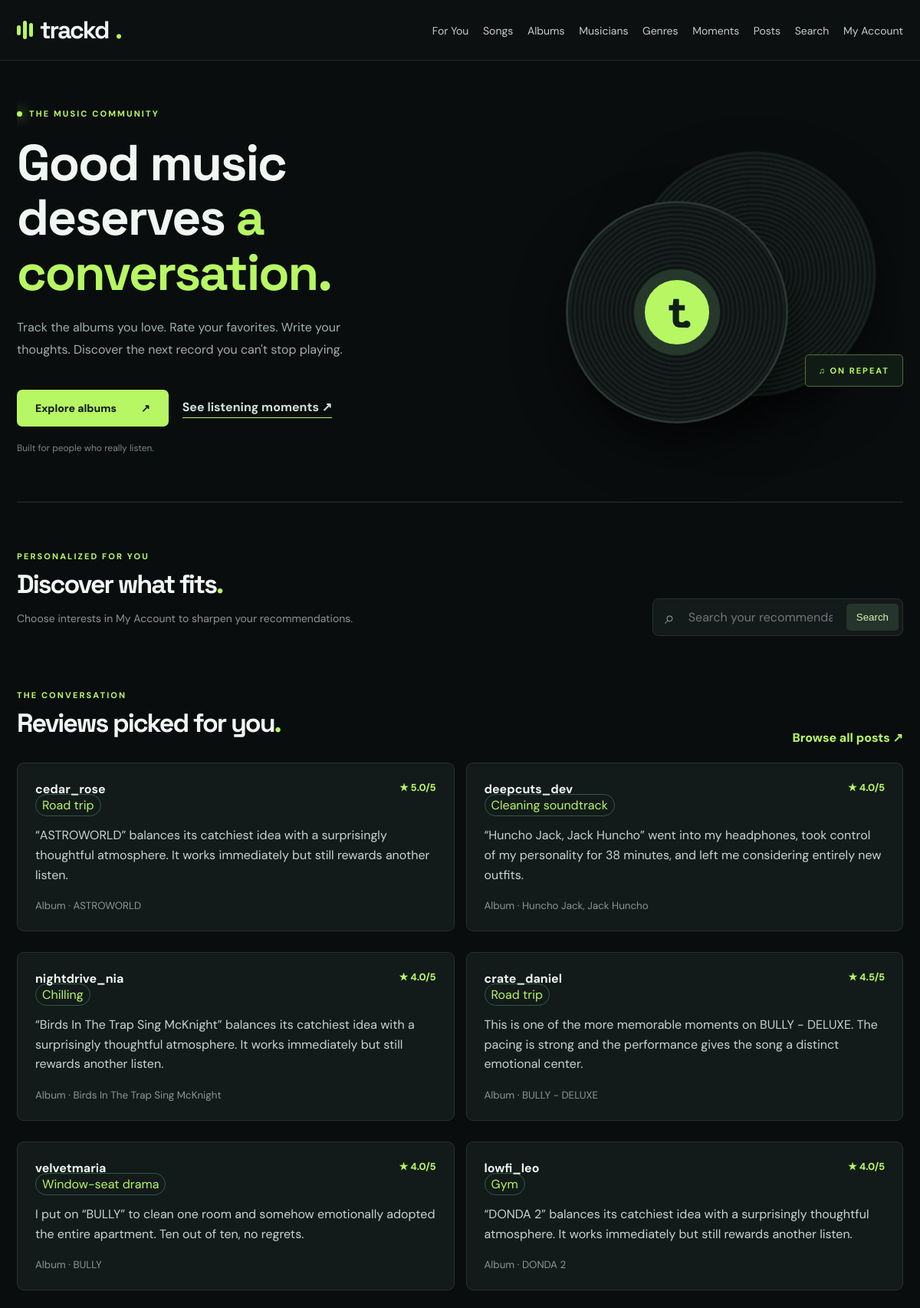
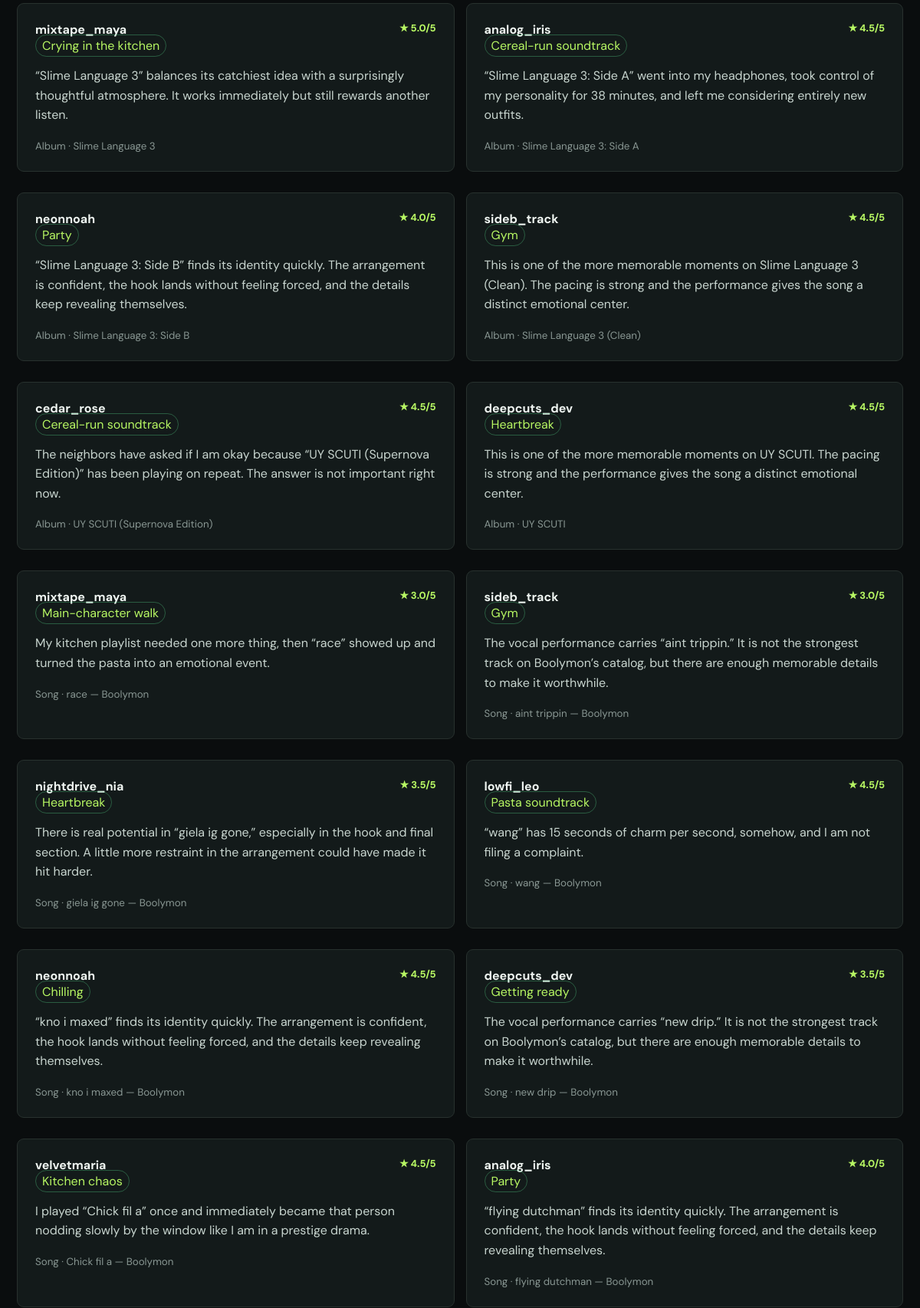
The page / (upper part) on the database its author committed (2 pictures, top to bottom).
### tables this page shows
CREATE TABLE reviews (
                id INTEGER PRIMARY KEY AUTOINCREMENT,
                album_id INTEGER NOT NULL REFERENCES albums(id),
                display_name TEXT NOT NULL,
                rating REAL NOT NULL CHECK(rating >= 0.5 AND rating <= 5),
                review_text TEXT NOT NULL,
                created_at TEXT NOT NULL DEFAULT CURRENT_TIMESTAMP
            , category TEXT NOT NULL DEFAULT 'Chilling');

CREATE TABLE albums (
                id INTEGER PRIMARY KEY,
                title TEXT NOT NULL,
                artist TEXT NOT NULL,
                year INTEGER NOT NULL,
                genre TEXT NOT NULL,
                art_class TEXT NOT NULL
            , musicbrainz_id TEXT, release_type TEXT NOT NULL DEFAULT 'Album', cover_url TEXT, chart_rank INTEGER, chart_rank_updated_at TEXT);

CREATE TABLE song_reviews (
            id INTEGER PRIMARY KEY AUTOINCREMENT,
            song_id INTEGER NOT NULL REFERENCES songs(id) ON DELETE CASCADE,
            display_name TEXT NOT NULL,
            rating REAL NOT NULL CHECK(rating >= 0.5 AND rating <= 5),
            review_text TEXT NOT NULL,
            created_at TEXT NOT NULL DEFAULT CURRENT_TIMESTAMP,
            category TEXT NOT NULL DEFAULT 'Chilling'
        );

CREATE TABLE songs (
                id INTEGER PRIMARY KEY,
                musicbrainz_id TEXT NOT NULL UNIQUE,
                album_id INTEGER NOT NULL REFERENCES albums(id),
                title TEXT NOT NULL,
                track_number INTEGER NOT NULL,
                length_ms INTEGER
            , preview_url TEXT, chart_rank INTEGER, chart_rank_updated_at TEXT);

### app.py (the view)
@app.route('/')
def index():
    query = request.args.get('q', '').strip()
    with get_db() as db:
        preferred_genres = []
        if session.get('user_id'):
            preferred_genres = [row['name'] for row in db.execute('''SELECT genres.name
                FROM user_genres JOIN genres ON genres.id = user_genres.genre_id
                WHERE user_genres.user_id = ?''', (session['user_id'],)).fetchall()]
        preferred = {name.casefold() for name in preferred_genres}
        def chart_rank(row):
            try:
                return int(row['chart_rank'])
            except (TypeError, ValueError):
                return 9999
        album_rows = db.execute('''SELECT albums.*, COUNT(reviews.id) popularity
            FROM albums LEFT JOIN reviews ON reviews.album_id = albums.id
            WHERE lower(albums.release_type) = 'album' AND
                  (? = '' OR lower(albums.title) LIKE ? OR lower(albums.artist) LIKE ?)
            GROUP BY albums.id LIMIT 500''', ('', '', '')).fetchall() if not query else db.execute('''SELECT albums.*, COUNT(reviews.id) popularity
            FROM albums LEFT JOIN reviews ON reviews.album_id = albums.id
            WHERE lower(albums.release_type) = 'album' AND
                  (lower(albums.title) LIKE ? OR lower(albums.artist) LIKE ?)
            GROUP BY albums.id LIMIT 500''', (f'%{query.lower()}%', f'%{query.lower()}%')).fetchall()
        album_genres = get_album_genres(db, [row['id'] for row in album_rows])
        ranked_albums = sorted(album_rows, key=lambda row: (
            sum(name.casefold() in preferred for name in album_genres[row['id']]),
            -chart_rank(row), row['popularity'] or 0), reverse=True)
        albums = []
        artist_counts = {}
        for album in ranked_albums:
            artist_key = (album['artist'] or '').casefold().strip()
            if artist_counts.get(artist_key, 0) >= 2 and len(albums) < 12:
                continue
            albums.append(album)
            artist_counts[artist_key] = artist_counts.get(artist_key, 0) + 1
            if len(albums) == 12:
                break
        song_rows = db.execute('''SELECT songs.*, albums.title album_title, albums.artist, albums.cover_url,
            albums.year, COUNT(song_reviews.id) popularity
            FROM songs JOIN albums ON albums.id = songs.album_id
            LEFT JOIN song_reviews ON song_reviews.song_id = songs.id
            GROUP BY songs.id LIMIT 1000''').fetchall()
        song_album_genres = get_album_genres(db, [row['album_id'] for row in song_rows])
        ranked_songs = sorted(song_rows, key=lambda row: (
            sum(name.casefold() in preferred for name in song_album_genres[row['album_id']]),
            -chart_rank(row), row['popularity'] or 0), reverse=True)
        songs = []
        album_counts = {}
        for song in ranked_songs:
            album_key = song['album_id']
            if album_counts.get(album_key, 0) >= 2 and len(songs) < 12:
                continue
            songs.append(song)
            album_counts[album_key] = album_counts.get(album_key, 0) + 1
            if len(songs) == 12:
                break
        musician_rows = db.execute('''SELECT musicians.*, COUNT(DISTINCT reviews.id) popularity
            FROM musicians LEFT JOIN album_musicians ON album_musicians.musician_id = musicians.id
            LEFT JOIN reviews ON reviews.album_id = album_musicians.album_id
            GROUP BY musicians.id LIMIT 500''').fetchall()
        musician_genres = get_musician_genres(db, [row['id'] for row in musician_rows])
        musicians = sorted(musician_rows, key=lambda row: (
            sum(name.casefold() in preferred for name in musician_genres[row['id']]),
            -chart_rank(row), row['popularity'] or 0), reverse=True)[:12]
        genres = db.execute('SELECT * FROM genres ORDER BY id').fetchall()
        genres = sorted(genres, key=lambda row: (
            row['name'].casefold() in preferred,
            db.execute('SELECT COUNT(*) FROM album_genres WHERE genre_id=?', (row['id'],)).fetchone()[0]), reverse=True)[:10]
        recent = db.execute('''SELECT reviews.*, albums.title AS album_title, albums.artist,
            albums.art_class, albums.cover_url FROM reviews JOIN albums ON albums.id = reviews.album_id
            ORDER BY reviews.created_at DESC, reviews.id DESC LIMIT 12''').fetchall()
        album_review_genres = get_album_genres(db, [row['album_id'] for row in recent])
        recent.sort(key=lambda row: (sum(name.casefold() in preferred for name in album_review_genres[row['album_id']]),
                                     -row['id']), reverse=True)
        song_reviews = db.execute('''SELECT song_reviews.*, songs.title AS song_title, songs.preview_url,
            albums.id AS album_id, albums.title AS album_title, albums.artist FROM song_reviews
            JOIN songs ON songs.id=song_reviews.song_id JOIN albums ON albums.id=songs.album_id
            ORDER BY song_reviews.created_at DESC, song_reviews.id DESC LIMIT 12''').fetchall()
        song_review_genres = get_album_genres(db, [row['album_id'] for row in song_reviews])
        song_reviews.sort(key=lambda row: (sum(name.casefold() in preferred
            for name in song_review_genres[row['album_id']]), -row['id']), reverse=True)
        moments = db.execute('''SELECT listening_moments.*, users.username, albums.title album_title,
            albums.artist, albums.cover_url FROM listening_moments JOIN users ON users.id=listening_moments.user_id
            JOIN albums ON albums.id=listening_moments.album_id ORDER BY listening_moments.created_at DESC LIMIT 12''').fetchall()
        moment_genres = get_album_genres(db, [row['album_id'] for row in moments])
        moments.sort(key=lambda row: sum(name.casefold() in preferred for name in moment_genres[row['album_id']]), reverse=True)
        genres_by_album = album_genres
        genres_by_album.update(get_album_genres(db, [row['album_id'] for row in recent]))
        genres_by_musician = musician_genres
    return render_template('index.html', albums=albums, songs=songs, musicians=musicians,
        genres=genres, recent=recent, song_reviews=song_reviews, moments=moments,
        query=query, genres_by_album=genres_by_album,
        genres_by_musician=genres_by_musician, genre_slugs=GENRE_SLUGS,
        preferred_genres=preferred_genres, sort='trending')

### app.py (called while the page is built)
def get_db():
    connection = sqlite3.connect(DB_PATH)
    connection.row_factory = sqlite3.Row
    connection.execute('PRAGMA foreign_keys = ON')
    return connection

def get_album_genres(db, album_ids):
    album_ids = list(dict.fromkeys(album_ids))
    if not album_ids:
        return {}
    placeholders = ', '.join('?' for _ in album_ids)
    rows = db.execute(
        f'''SELECT album_genres.album_id, genres.name
            FROM album_genres
            JOIN genres ON genres.id = album_genres.genre_id
            WHERE album_genres.album_id IN ({placeholders})
            ORDER BY genres.id''',
        album_ids,
    ).fetchall()
    result = {album_id: [] for album_id in album_ids}
    for row in rows:
        result[row['album_id']].append(row['name'])
    return result

def get_musician_genres(db, musician_ids):
    musician_ids = list(dict.fromkeys(musician_ids))
    if not musician_ids:
        return {}
    placeholders = ', '.join('?' for _ in musician_ids)
    rows = db.execute(
        f'''SELECT musician_genres.musician_id, genres.name
            FROM musician_genres
            JOIN genres ON genres.id = musician_genres.genre_id
            WHERE musician_genres.musician_id IN ({placeholders})
            ORDER BY genres.id''',
        musician_ids,
    ).fetchall()
    result = {musician_id: [] for musician_id in musician_ids}
    for row in rows:
        result[row['musician_id']].append(row['name'])
    return result

@app.context_processor
def current_account():
    user = None
    if session.get('user_id'):
        with get_db() as db:
            user = db.execute('SELECT id, username FROM users WHERE id = ?', (session['user_id'],)).fetchone()
    return {'current_user': user}

### templates/index.html (shortened to what this page needs)
{% extends 'base.html' %}
{% block content %}
<section class="hero">
  <div class="hero-copy"><div class="eyebrow"><span class="pulse"></span> THE MUSIC COMMUNITY</div>
    <h1>Good music deserves <em>a conversation.</em></h1>
    <p>Track the albums you love. Rate your favorites. Write your thoughts. Discover the next record you can't stop playing.</p>
    <div class="hero-actions"><a class="primary-button" href="#explore">Explore albums <span>↗</span></a><a class="moments-link" href="{{ url_for('moments_index') }}">See listening moments ↗</a></div>
    <div class="hero-note">Built for people who really listen.</div>
  </div>
  <div class="hero-art"><div class="vinyl vinyl-back"></div><div class="vinyl vinyl-front"><div class="vinyl-label"><div class="logo-symbol">t.</div></div></div><div class="floating-tag">♫ ON REPEAT</div></div>
</section>
<section id="search" class="section-head"><div><div class="kicker">PERSONALIZED FOR YOU</div><h2>Discover what fits<span class="green-dot">.</span></h2><p>{% if preferred_genres %}Based on your {{ preferred_genres | join(', ') }} interests.{% else %}Choose interests in My Account to sharpen your recommendations.{% endif %}</p></div>
  <form action="{{ url_for('index') }}" method="get" class="search"><span>⌕</span><input name="q" value="{{ query }}" placeholder="Search your recommendations..." aria-label="Search recommendations"><button type="submit">Search</button></form>
</section>
<section id="activity" class="activity for-you-reviews"><div class="section-head"><div><div class="kicker">THE CONVERSATION</div><h2>Reviews picked for you<span class="green-dot">.</span></h2></div><a class="text-link" href="{{ url_for('posts_index') }}">Browse all posts ↗</a></div>
  {% if recent or song_reviews %}<div class="review-grid">{% for review in recent %}<div class="review-card"><div class="review-top"><strong>{{ review.display_name }}</strong><span class="stars">★ {{ review.rating }}/5</span></div>{% if review.category %}<span class="category-badge">{{ review.category }}</span>{% endif %}<p>{{ review.review_text }}</p><small>Album · <a href="{{ url_for('album_detail', album_id=review.album_id) }}">{{ review.album_title }}</a></small></div>{% endfor %}{% for review in song_reviews %}<div class="review-card"><div class="review-top"><strong>{{ review.display_name }}</strong><span class="stars">★ {{ review.rating }}/5</span></div>{% if review.category %}<span class="category-badge">{{ review.category }}</span>{% endif %}<p>{{ review.review_text }}</p><small>Song · <a href="{{ url_for('song_detail', song_id=review.song_id) }}">{{ review.song_title }}</a> — {{ review.artist }}</small></div>{% endfor %}</div>
  {% else %}<div class="empty-state"><div class="empty-icon">✎</div><strong>The conversation starts with you.</strong><p>Rate an album or song to help shape your feed.</p></div>{% endif %}
</section>
{% endblock %}

### static/style.css (style rules this page uses)
.for-you-reviews { padding-top:10px;margin-top:-25px }
:root { --bg:#0a0d0e;--panel:#131a1a;--panel2:#1b2222;--text:#f0f6f2;--muted:#899793;--green:#b7f763;--line:#28312e }
* { box-sizing:border-box }
html { scroll-behavior:smooth }
body { margin:0;background:var(--bg);color:var(--text);font-family:'DM Sans',Arial,sans-serif }
a { color:inherit;text-decoration:none }
.brand-dot,.green-dot { color:var(--green) }
.hero { min-height:450px;border-bottom:1px solid var(--line);display:grid;grid-template-columns:1.1fr .9fr;align-items:center;overflow:hidden }
.hero-copy { padding:62px 0 }
.eyebrow,.kicker { font-size:11px;letter-spacing:2.1px;font-weight:800;color:var(--green) }
.eyebrow { display:flex;gap:9px;align-items:center }
.pulse { width:7px;height:7px;background:var(--green);border-radius:50%;box-shadow:0 0 15px var(--green) }
h1,h2 { font-family:'Space Grotesk',sans-serif;letter-spacing:-2px }
.hero h1 { font-size:clamp(46px,5.5vw,76px);max-width:650px;line-height:1.08;margin:22px 0 }
.hero h1 em { font-style:normal;color:var(--green) }
.hero p { max-width:460px;color:#a2afa9;line-height:1.8;font-size:16px }
.primary-button { display:inline-flex;align-items:center;gap:32px;border:none;background:var(--green);color:#121912;padding:15px 24px;border-radius:7px;font-weight:800;cursor:pointer;font-size:14px;margin-top:22px }
.hero-note { font-size:12px;color:#788983;margin-top:20px }
.hero-art { height:405px;position:relative;display:flex;align-items:center;justify-content:center }
.vinyl { border-radius:50%;position:absolute;aspect-ratio:1;box-shadow:0 30px 65px #0009;background:repeating-radial-gradient(circle at 50%,#17201e 0px,#17201e 2px,#0d1211 4px,#101817 6px) }
.vinyl-back { width:320px;transform:translate(65px,-10px) }
.vinyl-front { width:290px;transform:translate(-35px,40px);display:grid;place-items:center;border:3px solid #2a3632 }
.vinyl-label { width:112px;height:112px;background:var(--green);border:14px solid #25382b;border-radius:50%;display:grid;place-items:center }
.logo-symbol { font-size:58px;font-weight:800;color:#102016;letter-spacing:-8px }
.floating-tag { position:absolute;right:0;bottom:65px;color:var(--green);font-size:11px;letter-spacing:2px;font-weight:800;border:1px solid #526f40;padding:13px 17px;background:#111b15;border-radius:5px }
.section-head { display:flex;align-items:end;justify-content:space-between;gap:22px;margin:63px 0 22px }
.section-head h2,.two-column h2 { font-size:34px;margin:8px 0 }
.section-head p,.review-form-panel>p { color:var(--muted);font-size:14px }
.search { display:flex;align-items:center;background:var(--panel);border:1px solid var(--line);border-radius:8px;gap:10px;padding:5px 5px 5px 15px;min-width:315px }
.search>span { font-size:23px;color:var(--muted) }
input,textarea,select { font:inherit;color:var(--text);background:var(--panel);border:1px solid #35423d;border-radius:7px;padding:12px;outline:none }
.search input { min-width:0;width:100%;border:none;padding:8px }
.search button { background:#26352b;color:#d5f5b3;border:none;padding:10px 13px;border-radius:5px;cursor:pointer }
.activity { padding:10px 0 85px }
.review-grid { display:grid;grid-template-columns:repeat(2,1fr);gap:15px }
.review-card { padding:23px;background:var(--panel);border:1px solid var(--line);border-radius:9px;margin:0 0 12px }
.review-top { display:flex;justify-content:space-between;gap:12px }
.stars { color:var(--green);font-weight:800;font-size:13px }
.review-card p { line-height:1.6;color:#c8d5cf;white-space:pre-wrap;overflow-wrap:anywhere }
.review-card small { color:var(--muted) }
.category-badge { color:var(--green)!important;border:1px solid rgba(87,214,138,.35);border-radius:999px;padding:3px 8px }
.text-link { color:var(--green);font-weight:800 }
.hero-actions { display:flex;align-items:center;gap:18px }
.moments-link { color:#d3e3da;font-weight:700;margin-top:22px;border-bottom:1px solid var(--green);padding-bottom:3px }

### rows shown on the page
reviews: display_name "cedar_rose", rating "5.0", category "Road trip", review_text "“ASTROWORLD” balances its catchiest idea with a surprisingly thoughtful atmosphere. It works immediately but still rewards another listen.", album_title "ASTROWORLD"
reviews: display_name "deepcuts_dev", rating "4.0", category "Cleaning soundtrack", review_text "“Huncho Jack, Jack Huncho” went into my headphones, took control of my personality for 38 minutes, and left me considering entirely new outfits.", album_title "Huncho Jack, Jack Huncho"
reviews: display_name "nightdrive_nia", rating "4.0", category "Chilling", review_text "“Birds In The Trap Sing McKnight” balances its catchiest idea with a surprisingly thoughtful atmosphere. It works immediately but still rewards another listen.", album_title "Birds In The Trap Sing McKnight"
reviews: display_name "crate_daniel", rating "4.5", category "Road trip", review_text "This is one of the more memorable moments on BULLY - DELUXE. The pacing is strong and the performance gives the song a distinct emotional center.", album_title "BULLY - DELUXE"
reviews: display_name "velvetmaria", rating "4.0", category "Window-seat drama", review_text "I put on “BULLY” to clean one room and somehow emotionally adopted the entire apartment. Ten out of ten, no regrets.", album_title "BULLY"
reviews: display_name "lowfi_leo", rating "4.0", category "Gym", review_text "“DONDA 2” balances its catchiest idea with a surprisingly thoughtful atmosphere. It works immediately but still rewards another listen.", album_title "DONDA 2"
reviews: display_name "mixtape_maya", rating "5.0", category "Crying in the kitchen", review_text "“Slime Language 3” balances its catchiest idea with a surprisingly thoughtful atmosphere. It works immediately but still rewards another listen.", album_title "Slime Language 3"
reviews: display_name "analog_iris", rating "4.5", category "Cereal-run soundtrack", review_text "“Slime Language 3: Side A” went into my headphones, took control of my personality for 38 minutes, and left me considering entirely new outfits.", album_title "Slime Language 3: Side A"
reviews: display_name "neonnoah", rating "4.0", category "Party", review_text "“Slime Language 3: Side B” finds its identity quickly. The arrangement is confident, the hook lands without feeling forced, and the details keep revealing themselves.", album_title "Slime Language 3: Side B"
reviews: display_name "sideb_track", rating "4.5", category "Gym", review_text "This is one of the more memorable moments on Slime Language 3 (Clean). The pacing is strong and the performance gives the song a distinct emotional center.", album_title "Slime Language 3 (Clean)"
reviews: display_name "cedar_rose", rating "4.5", category "Cereal-run soundtrack", review_text "The neighbors have asked if I am okay because “UY SCUTI (Supernova Edition)” has been playing on repeat. The answer is not important right now.", album_title "UY SCUTI (Supernova Edition)"
reviews: display_name "deepcuts_dev", rating "4.5", category "Heartbreak", review_text "This is one of the more memorable moments on UY SCUTI. The pacing is strong and the performance gives the song a distinct emotional center.", album_title "UY SCUTI"
song_reviews: display_name "mixtape_maya", rating "3.0", category "Main-character walk", review_text "My kitchen playlist needed one more thing, then “race” showed up and turned the pasta into an emotional event.", song_title "race", artist "Boolymon"
song_reviews: display_name "sideb_track", rating "3.0", category "Gym", review_text "The vocal performance carries “aint trippin.” It is not the strongest track on Boolymon’s catalog, but there are enough memorable details to make it worthwhile.", song_title "aint trippin", artist "Boolymon"
song_reviews: display_name "nightdrive_nia", rating "3.5", category "Heartbreak", review_text "There is real potential in “giela ig gone,” especially in the hook and final section. A little more restraint in the arrangement could have made it hit harder.", song_title "giela ig gone", artist "Boolymon"
song_reviews: display_name "lowfi_leo", rating "4.5", category "Pasta soundtrack", review_text "“wang” has 15 seconds of charm per second, somehow, and I am not filing a complaint.", song_title "wang", artist "Boolymon"
song_reviews: display_name "neonnoah", rating "4.5", category "Chilling", review_text "“kno i maxed” finds its identity quickly. The arrangement is confident, the hook lands without feeling forced, and the details keep revealing themselves.", song_title "kno i maxed", artist "Boolymon"
song_reviews: display_name "deepcuts_dev", rating "3.5", category "Getting ready", review_text "The vocal performance carries “new drip.” It is not the strongest track on Boolymon’s catalog, but there are enough memorable details to make it worthwhile.", song_title "new drip", artist "Boolymon"
song_reviews: display_name "velvetmaria", rating "4.5", category "Kitchen chaos", review_text "I played “Chick fil a” once and immediately became that person nodding slowly by the window like I am in a prestige drama.", song_title "Chick fil a", artist "Boolymon"
song_reviews: display_name "analog_iris", rating "4.0", category "Party", review_text "“flying dutchman” finds its identity quickly. The arrangement is confident, the hook lands without feeling forced, and the details keep revealing themselves.", song_title "flying dutchman", artist "Boolymon"
